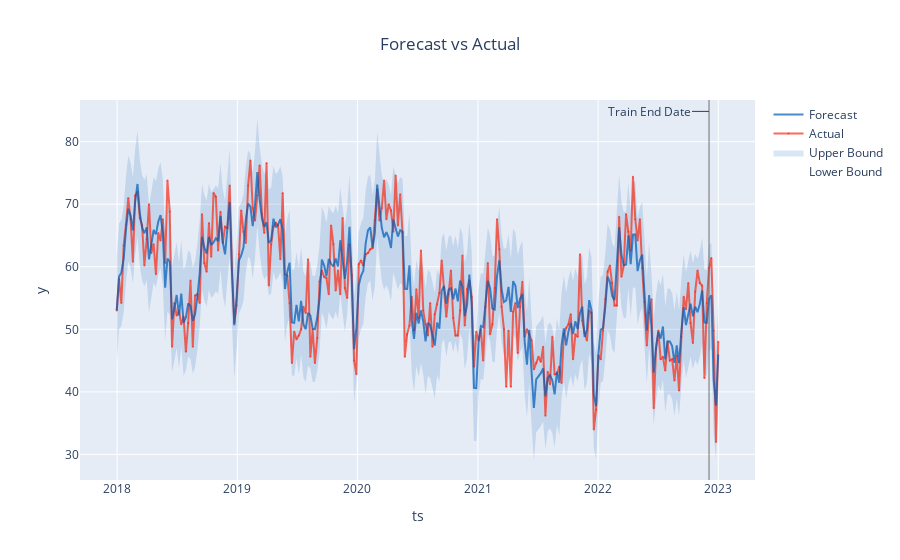

The code cell stored with this chart in its notebook:
### Code cell
fig = result.backtest.plot()
plotly.io.show(fig)

### Figure 1 — Plotly figure (JSON) as saved in the notebook; plotly's stock layout.template omitted (floating-point values rounded to 4 significant figures; data arrays with more than 128 entries replaced by an {"elided": "..."} marker saying what was removed)
{"data": [{"legendgroup": "interval", "line": {"color": "rgba(0, 90, 181, 0.5)", "width": 0}, "mode": "lines", "name": "Lower Bound", "type": "scatter", "x": {"elided": "262 str values"}, "y": {"elided": "262 float values"}}, {"fill": "tonexty", "fillcolor": "rgba(0, 90, 181, 0.15)", "legendgroup": "interval", "line": {"color": "rgba(0, 90, 181, 0.5)", "width": 0}, "mode": "lines", "name": "Upper Bound", "type": "scatter", "x": {"elided": "262 str values"}, "y": {"elided": "262 float values"}}, {"line": {"color": "rgba(250, 43, 20, 0.7)"}, "marker": {"color": "rgba(250, 43, 20, 0.7)", "size": 2}, "mode": "lines+markers", "name": "Actual", "opacity": 1, "type": "scatter", "x": {"elided": "262 str values"}, "y": {"elided": "262 float values"}}, {"line": {"color": "rgba(0, 90, 181, 0.7)", "dash": "solid"}, "name": "Forecast", "type": "scatter", "x": {"elided": "262 str values"}, "y": {"elided": "262 float values"}}], "layout": {"annotations": [{"arrowhead": 0, "ax": -60, "ay": 0, "showarrow": true, "text": "Train End Date", "x": "2022-12-04T00:00:00", "xref": "x", "y": 0.97, "yref": "paper"}], "autosize": true, "legend": {"traceorder": "reversed"}, "shapes": [{"line": {"color": "rgba(100, 100, 100, 0.9)", "width": 1}, "type": "line", "x0": "2022-12-04T00:00:00", "x1": "2022-12-04T00:00:00", "xref": "x", "y0": 0, "y1": 1, "yref": "paper"}], "showlegend": true, "title": {"text": "Forecast vs Actual", "x": 0.5}, "xaxis": {"autorange": true, "range": ["2017-09-17 06:42:56.6497", "2023-04-15 17:17:03.3503"], "title": {"text": "ts"}, "type": "date"}, "yaxis": {"autorange": true, "range": [25.91, 86.66], "title": {"text": "y"}, "type": "linear"}}}
